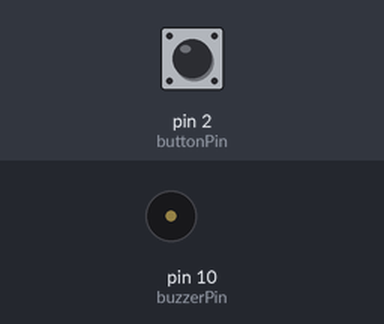
The sketch below on a simulated Arduino Uno, built with avr-gcc and run on an emulated ATmega328P. Shown: buzzer (waves = sounding). The test bench sets the inputs (shaded band); at power-on: pin 2 (buttonPin) LOW.

Above: at 1.2 s.
1.3 s: pin 2 (buttonPin) pulled HIGH for 0.15 s
At 2.5 s:
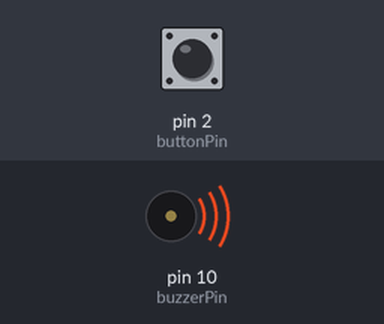
Timing chart, 0 to 4.3 s (numbered marks = the images above; inputs shaded):
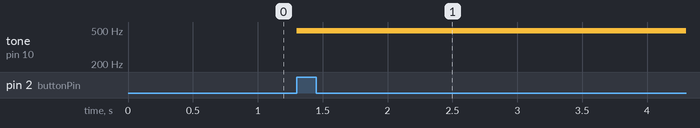

Measured:
- after the input at 1.3 s, tone on pin 10 (buzzerPin): silent → 490 Hz at once

The sketch:

Pulsador_Zumbador.ino
```cpp
/*
 Pulsador Zumbador
 Sistema para controlar un zumbador con un pulsador

 Hardware:
 Pulsador pin 2
 Zumbador pin 10

 Jose Pujol
 Septiembre 2017
 */

// constantes que no cambian se usan para establecer los pines
const int buttonPin = 2;     // el numero del pin del pulsador
const int buzzerPin =  10;   // el numero de pin del zumbador

// variables que cambian
int buttonState = 0;       // variable para almacenar el estado del pulsador

void setup() {
  // inicializa el pulsador como entrada
  pinMode(buttonPin, INPUT);

}

void loop() {

  // lee el estado del pulsador y lo almacena en la variable
  buttonState = digitalRead(buttonPin);

  // revisa si el pulsador esta presionado
  if (buttonState == HIGH) {
    analogWrite(buzzerPin, 125);      // activa el zumbador
  }
  // si no esta presionado
  else {
    analogWrite(buzzerPin, 0);     // apaga el zumbador
  }
}
```
